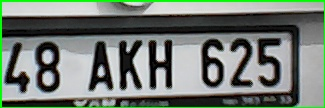
#> input picture plateDetectionFinal/plateImages/scaned_img0.jpg, 325 x 108 px, found by its file name
$ python licence_plate.py   (older library calls are emulated)
#> lines starting #> are read from the running program, lines starting #| are printed output that depends on the picture; after the words box and inside, x2 and y2 are one past the last pixel; in counts of white or black regions, pixels touching at a corner belong together

import pytesseract
import cv2
import os
import numpy as np
from skimage import io

img = io.imread("C:\\plateDetectionFinal\\plateImages\\scaned_img0.jpg")
#> img is the input picture: shape (108, 325, 3); mean R, G, B 112.8, 122.6, 113.7
gray = cv2.cvtColor(img,cv2.COLOR_BGR2GRAY)
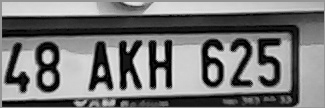
#> gray: shape (108, 325); min 0, max 239, mean 118.8
gray = cv2.resize( gray, None, fx = 3, fy = 3, interpolation = cv2.INTER_CUBIC)
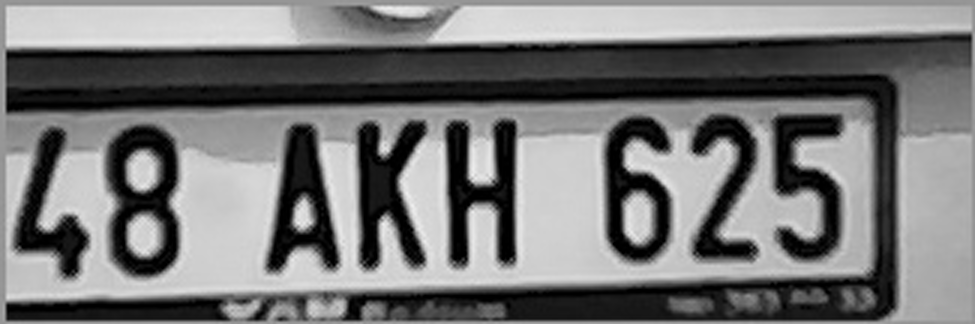
#> gray: shape (324, 975); min 0, max 239, mean 118.8
blur = cv2.GaussianBlur(gray, (5,5), 0)
gray = cv2.medianBlur(gray, 3)


ret, thresh = cv2.threshold(blur, 0, 255, cv2.THRESH_OTSU | cv2.THRESH_BINARY_INV)
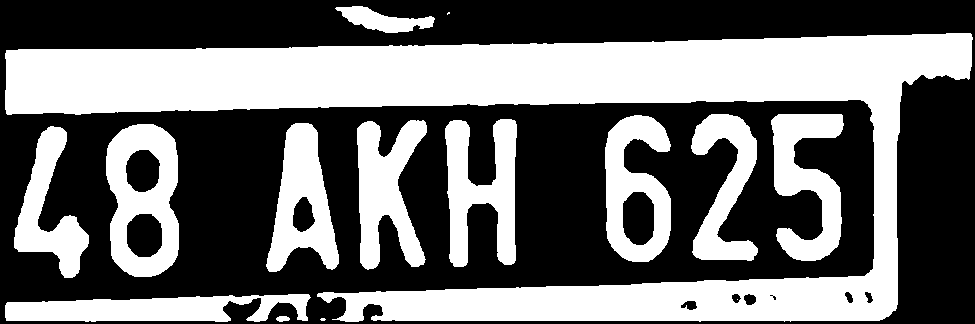
#> thresh: shape (324, 975); 43.4% white; 15 white regions (3 under 20 px), largest, box (x1, y1, x2, y2) and area: (5, 33, 973, 322) 83171, (106, 124, 179, 277) 6996, (445, 119, 517, 267) 6271
#> ret = 109
cv2.imshow("Otsu", thresh)
cv2.waitKey(0)
rect_kern = cv2.getStructuringElement(cv2.MORPH_RECT, (3,3))


dilation = cv2.dilate(thresh, rect_kern, iterations = 1)
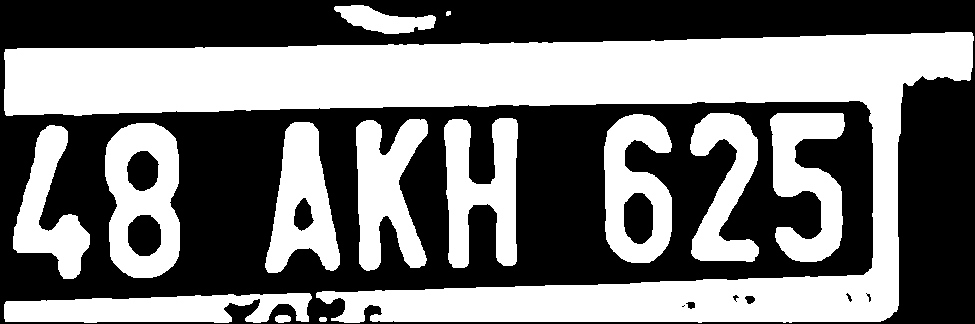
#> dilation: shape (324, 975); 46.8% white; 14 white regions

try:
    contours, hierarchy = cv2.findContours(dilation, cv2.RETR_TREE, cv2.CHAIN_APPROX_SIMPLE)
#> contours = 27 contours, 5 with area under 20; largest, box (x1, y1, x2, y2) and area: (4, 32, 974, 323) 85614, (105, 123, 180, 278) 9698, (604, 114, 672, 263) 7471, (265, 122, 340, 273) 6717, (444, 118, 518, 268) 6672
except:
    ret_img, contours, hierarchy = cv2.findContours(dilation, cv2.RETR_TREE, cv2.CHAIN_APPROX_SIMPLE)
sorted_contours = sorted(contours, key=lambda ctr: cv2.boundingRect(ctr)[0])
#> sorted_contours has the same summary as contours


im2 = gray.copy()

plate_num = ""

for cnt in sorted_contours:
    x,y,w,h = cv2.boundingRect(cnt)
    height, width = im2.shape


    if height / float(h) > 6: continue
    ratio = h / float(w)

    if ratio < 1.5: continue

    area = h * w

    if width / float(w) > 15: continue

    if area < 100: continue

    rect = cv2.rectangle(im2, (x,y), (x+w, y+h), (0,255,0),2)
    roi = thresh[y-3:y+h+7, x-3:x+w+6]
    roi = cv2.bitwise_not(roi)
    roi = cv2.medianBlur(roi, 5)
    cv2.imshow("ROI", roi)
    cv2.waitKey(0)
#> (the run stopped early here; a loop or call above may not have finished)
